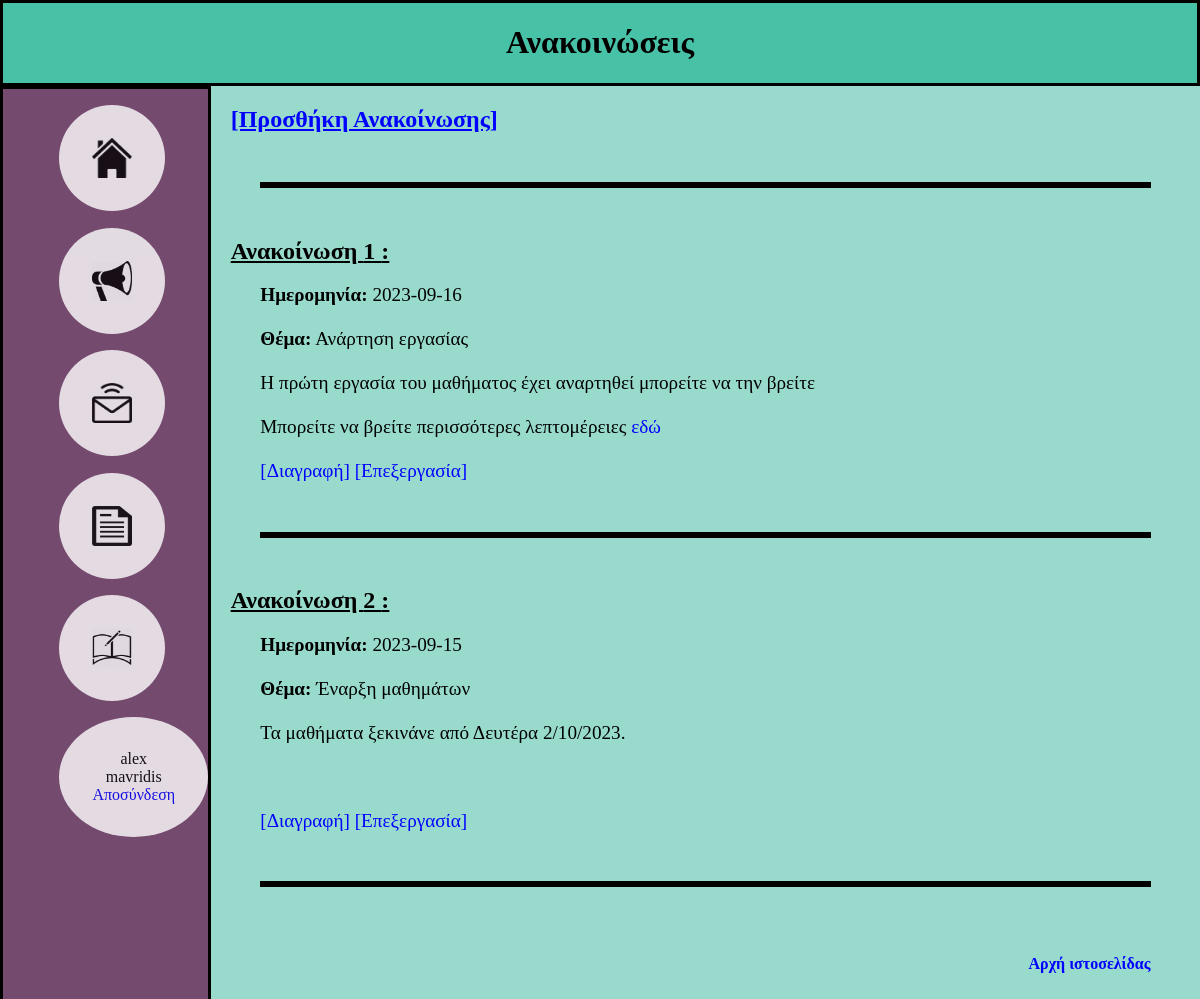
/announcement.php (signed in), run on the app's committed database.
### tables this page shows
CREATE TABLE `announcements` (
  `id` int(11) NOT NULL,
  `date` date NOT NULL,
  `subject` varchar(200) NOT NULL,
  `text` text NOT NULL
);

### announcement.php (the view, shortened to what this page needs)
<?php
require_once('dp_connection.php');
?>
<!DOCTYPE html>
<html>
  <head>
    <link rel="stylesheet" href="StyleSheet.css" />
  </head>
  <body>
    <header><h1>Ανακοινώσεις</h1></header>
    <div class="contex">
      <ul class="navigation_bar">
          <li class="navigation_bar_item">
            <a href="index.php"><img src="./images/home.png" title="Home-page" alt="Home-page button" width="40" height="40" /></a>
          </li>
          <li class="navigation_bar_item">
            <a href="announcement.php"><img src="./images/announcement.png" title="Announcement" alt="announcement button" width="40" height="40" /></a>
          </li>
          <li class="navigation_bar_item">
            <a href="communication.php"><img src="./images/communication.png" title="Communication" alt="communication button" width="40" height="40" /></a>
          </li>
          <li class="navigation_bar_item">
            <a href="documents.php"><img src="./images/documents.png" title="Documents" alt="documents button" width="40" height="40" /></a>
          </li>
          <li class="navigation_bar_item">
            <a href="homework.php"><img src="./images/homework.png" title="Homework" alt="homework button" width="40" height="40" /></a>
          </li>
          <li class="navigation_bar_item">
            <?php echo $_SESSION['name']." ".$_SESSION['surname']?>
            <br>
            <a href="./login/logout.php">Αποσύνδεση</a>
          </li>
      </ul>
      <main>
        <?php
          try {
              $stmt = $conn->prepare("SELECT * FROM announcements");
              $stmt->execute();
              if($_SESSION['role']==='Tutor'){
                echo'<a href=./announcements_extra\add_announcement.php><h2>[Προσθήκη Ανακοίνωσης]</h2></a>';
                echo '<hr>';
              }
              while ($row = $stmt->fetch(PDO::FETCH_ASSOC)) {
                echo '<div>';
                echo '<h2> Ανακοίνωση ' . htmlspecialchars($row['id']) . ' :</h2>';
                echo '<p>';
                echo '<b>Ημερομηνία:</b> ' . htmlspecialchars($row['date']) . '<br><br>';
                echo '<b>Θέμα:</b> ' . htmlspecialchars($row['subject']) . '<br><br>';
                echo htmlspecialchars($row['text']);
                echo '<br><br>';
                $isHomework="εργασία";
                if(strpos($row['subject'],$isHomework)){
                  echo 'Μπορείτε να βρείτε περισσότερες λεπτομέρειες <a href="homework.php">εδώ</a>';
                }
                echo '<br><br>';
                if($_SESSION['role']==='Tutor'){
                  echo'<a href=./announcements_extra/delete_announcement.php?id=' . $row['id'] . '>[Διαγραφή]</a> <a  href=./announcements_extra\edit_announcement.php?id=' . $row['id'] . '>[Επεξεργασία]</a>';
                }
                echo '</p>';
                echo '</div>';
                echo '<hr>';
              }
            } catch (PDOException $e) {
            echo "Error: " . $e->getMessage();
            }
        ?>
        <div class="to_the_top">
          <br>
          <a href="#"><b>Αρχή ιστοσελίδας</b></a>
        </div>
      </main>
    </div>
  </body>
</html>

### StyleSheet.css (style rules this page uses)
html { scroll-behavior: smooth; }
body { margin: 0%; min-height: 100vh; }
header { margin: 20; text-align: center; background-color: rgb(72, 194, 167); border-style:solid; }
a:link,a:visited { text-decoration: none; color: blue; }
h2 { margin: 2%; text-decoration:underline; }
ul { list-style-type: none; }
.contex { min-height: 100vh; margin: 0%; display:flex; }
.navigation_bar { flex: 1; margin: 0%; background-color: rgb(117, 74, 111); border-style: solid; }
.navigation_bar_item { margin: 10%; padding: 20%; text-align: center; width:fit-content; font-family: cursive; background-color: white; opacity: 0.8; border-radius: 70%; }
main { flex: 6; text-align: left; background-color: rgb(152, 219, 205); }
p { margin-left: 5%; margin-right: 5%; font-family:serif; font-size:larger; }
img { display: block; margin-left: auto; margin-right: auto; }
.to_the_top { margin: 5%; text-align:end; }
hr { border: solid; margin: 5%; }

### data on the page
announcements: id "1", date "2023-09-16", subject "Ανάρτηση εργασίας", text "H πρώτη εργασία του μαθήματος έχει αναρτηθεί μπορείτε να την βρείτε", shows "Μπορείτε να βρείτε περισσότερες λεπτομέρειες"
announcements: id "2", date "2023-09-15", subject "Έναρξη μαθημάτων", text "Τα μαθήματα ξεκινάνε από Δευτέρα 2/10/2023."

### other printed values
$_SESSION['name'] "alex"
$_SESSION['surname'] "mavridis"
